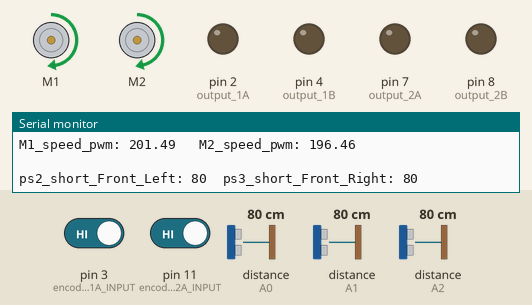
A sketch run on a simulated Arduino Uno, built with avr-gcc and run on an emulated ATmega328P. Shown: 2 × DC motor (green arrow = forward, orange = backward, longer = faster), output pins drawn as LEDs (lit = HIGH), the last lines printed to the serial monitor. The inputs (shaded band) are chosen by the test bench; at power-on: distance to the obstacle (sensors on A1, A0, A2) 80 cm, pin 3 (encoder1A_INPUT) HIGH, pin 11 (encoder2A_INPUT) HIGH. The echo pulse lasts 58.3 µs per cm.

Above: at 3.2 s.
3.3 s: distance to the obstacle (sensor on A1) set to 11 cm
6.3 s: distance to the obstacle (sensor on A1) set to 8 cm
At 6.43 s:
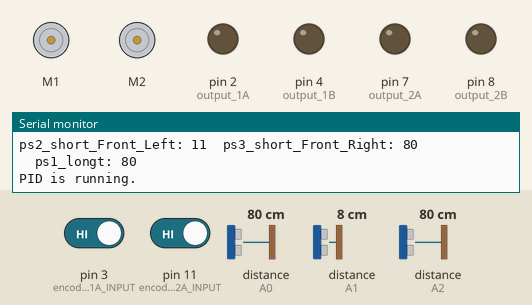
At 7.1 s:
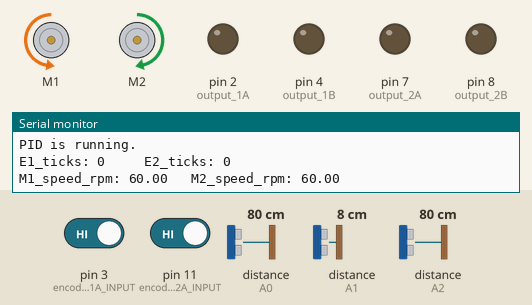
Timing chart, 0 to 9.3 s (numbered marks = the images above; inputs shaded):
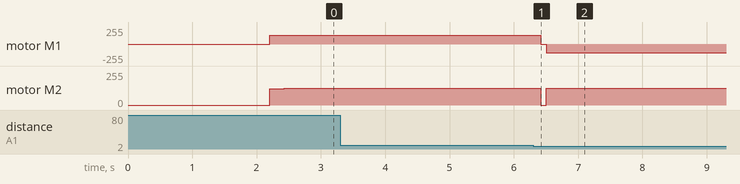

Measured:
- the behaviour switches between 10 and 9 cm on distance to the obstacle (sensor on A1) (found by bisection; images 0 and 1)
- after the input at 6.3 s, motor M1: forward 128/255 → stopped after 0.12 s, → backward 128/255 0.08 s later; motor M2: forward 124/255 → stopped after 0.12 s, → forward 124/255 0.08 s later

The sketch:

Obstacle_Avoidance.ino
```cpp
#include "DualVNH5019MotorShield.h"
#include "SharpIR.h"
#include "EnableInterrupt.h"

DualVNH5019MotorShield md;
SharpIR ps1_long(SharpIR:: GP2Y0A02YK0F, A0);
SharpIR ps2_short_Front_Left(SharpIR:: GP2Y0A21YK0F, A1);
SharpIR ps3_short_Front_Right(SharpIR:: GP2Y0A21YK0F, A2);
SharpIR ps4_short_Right(SharpIR:: GP2Y0A21YK0F, A3);

/*
 * This code is meant to complete checklist A.6
 * Amended from "Straight Line" and intergrating "Rotation" & "Sensor return distance".
 */

//Motor 1
#define encoder1A_INPUT 3
#define encoder1B_INPUT 5
#define output_1A 2
#define output_1B 4
#define enable_M1 6
#define pwm_M1_INPUT 9

//Motor 2
#define encoder2A_INPUT 11
#define encoder2B_INPUT 13
#define output_2A 7
#define output_2B 8
#define enable_M2 12
#define pwm_M2_INPUT 10

/*-----Ticks Variable-----*/
volatile long E1_ticks = 0;
volatile long E2_ticks = 0;

/*-----Check Ticks Variables-----*/
double E1_ticks_moved = 0;
double E2_ticks_moved = 0;
double ticks_to_move = 0;

/*-----Motor Speed Variables-----*/
double M1_speed_pwm = 0;
double M2_speed_pwm = 0;
double inverted_M1_speed_pwm = 0;
double inverted_M2_speed_pwm = 0;

/*-----PID Variables-----*/
double E1_rpm = 0;
double E2_rpm = 0;
double M1_setpoint_rpm = 40;
double M2_setpoint_rpm = 40;
double E1_error_rpm = 0;
double E2_error_rpm = 0;
double E1_prev_error_rpm = 0;
double E2_prev_error_rpm = 0;
double E1_sum_error_rpm = 0;
double E2_sum_error_rpm = 0;
double M1_speed_rpm = 0;
double M2_speed_rpm = 0;

double KP1 = 1.525;
double KD1 = 0.67;
double KI1 = 1.37;
double KP2 = 1.475;
double KD2 = 0.38;
double KI2 = 0.8;

/*-----Flags-----*/
bool justStarted_flag = true;
int currentdirection = 0;
unsigned long startTime = 0;

void setup()
{
  Serial.begin(9600);
  md.init();


  //Motor 1
  digitalWrite(enable_M1, HIGH);

  pinMode(output_1A, OUTPUT);
  pinMode(output_1B, OUTPUT);

  pinMode(encoder1A_INPUT, INPUT);
  pinMode(encoder1B_INPUT, INPUT);
  pulseIn(encoder1A_INPUT, HIGH);


  //Motor 2
  digitalWrite(enable_M2, HIGH);

  pinMode(output_2A, OUTPUT);
  pinMode(output_2B, OUTPUT);

  pinMode(encoder2A_INPUT, INPUT);
  pinMode(encoder2B_INPUT, INPUT);
  pulseIn(encoder2A_INPUT, HIGH);

  //Interrupts
  enableInterrupt(encoder1A_INPUT, E1_ticks_increment, RISING);
  enableInterrupt(encoder2A_INPUT, E2_ticks_increment, RISING);
}

void loop ()
{
  forward();
  delay(1000);
}

void forward(){
  int ticks_to_move = 0;
  E1_ticks = 0;
  E2_ticks = 0;
  E1_ticks_moved = 0;
  E2_ticks_moved = 0;
  while(1){
    front_Calibrate();
    delay(1000);
    //total delay in this loop should be 1 second, since the PID feedback is at its most accurate when PIDController is called every 1 second.
  }
}

void front_Calibrate(){

  Serial.println("Front Calibrating");

  while(ps2_short_Front_Left.getDistance() != 10 || ps3_short_Front_Right.getDistance() != 10){

    print_Distance();

    //No obstacle straight in front
    if(ps2_short_Front_Left.getDistance() > 10 && ps3_short_Front_Right.getDistance() > 10){
     PIDController(1);
    }
    //Wide obstacle straight in front
    else if(ps2_short_Front_Left.getDistance() < 10 && ps3_short_Front_Right.getDistance() < 10){
      md.setSpeeds(-100, -100);
    }
    //Incoming obstacle on the left
    else if(ps2_short_Front_Left.getDistance() < 10 && ps3_short_Front_Right.getDistance() > 10){
       md.setBrakes(400, 400);
       right(75);
    }
    //Incoming obstacle on the right
    else if(ps2_short_Front_Left.getDistance() > 10 && ps3_short_Front_Right.getDistance() < 10){
       md.setBrakes(400, 400);
       left(75);
    }
  }
  md.setBrakes(400, 400);
  delay(100);
}


void right(int degree_to_move){

  //Travel distance variables in Ticks
  int ticks_to_move = 0;
  E1_ticks = 0;
  E2_ticks = 0;
  E1_ticks_moved = 0;
  E2_ticks_moved = 0;

  if (degree_to_move == 90){
    ticks_to_move = 450;
  }
  if (degree_to_move == 75){
    ticks_to_move = 375;
  }

  while(1){
    if(E1_ticks_moved > ticks_to_move || E2_ticks_moved > ticks_to_move){
      md.setBrakes(-400, 400);
      delay(100);
      md.setBrakes(0, 0);
      break;
    }
    PIDController(4);
  }
}

void left(int degree_to_move){
  int ticks_to_move = 0;
  E1_ticks = 0;
  E2_ticks = 0;
  E1_ticks_moved = 0;
  E2_ticks_moved = 0;

  if (degree_to_move == 90){
    ticks_to_move = 450;
  }
  if (degree_to_move == 75){
    ticks_to_move = 375;
  }

  while(1){
    if(E1_ticks_moved > ticks_to_move || E2_ticks_moved > ticks_to_move){
      md.setBrakes(400, -400);
      delay(100);
      md.setBrakes(0, 0);
      break;
    }
    PIDController(3);
  }
}

/*-----PID-----*/
//https://projects.raspberrypi.org/en/projects/robotPID/5
void PIDController(int directionflag)
{
  //Debug log to check if PID is running.
  Serial.println("");
  Serial.println("PID is running.");

  //Debug log to see ticks generated.
  print_ticks();

  //Get Period and Debug log to see period.
  double period = (double)(millis()-startTime)/1000;
  //Serial.print("Sampling interval: ");
  //Serial.println(period);

  /*-----Convert Ticks to RPM-----*/
  E1_rpm = (((double)E1_ticks/562.25)/period)*60;
  E2_rpm = (((double)E2_ticks/562.25)/period)*60;

  //Debug log to see RPM converted from Ticks from Encoders.
  //print_converted_RPM();


  /*-----PID Calculation using RPM-----*/
  E1_error_rpm = M1_setpoint_rpm - E1_rpm;
  E2_error_rpm = M2_setpoint_rpm - E2_rpm;
  //print_errors();

  M1_speed_rpm += (E1_error_rpm * KP1) + (E1_prev_error_rpm * KD1);// + (E1_sum_error_rpm * KI1);
  M2_speed_rpm += (E2_error_rpm * KP2) + (E2_prev_error_rpm * KD2);// + (E2_sum_error_rpm * KI2);
  //Motor 1 usually goes faster than Motor 2.

  /*-----Limit-----*/
  M1_speed_rpm = max(min(60, M1_speed_rpm), 0);
  M2_speed_rpm = max(min(60, M2_speed_rpm), 0);

  //Debug log to see RPM calculated from PID.
  print_feedback_RPM();


  /*-----Convert RPM to PWM-----*/
  M1_speed_pwm = rpmToPWM_1(M1_speed_rpm);
  M2_speed_pwm = rpmToPWM_2(M2_speed_rpm);
  inverted_M1_speed_pwm = -M1_speed_pwm;
  inverted_M2_speed_pwm = -M2_speed_pwm;

  //Debug log to see PWM converted from RPM calulated from PID.
  print_converted_PWM();


  /*-----Setting Motor Speed using PWM-----*/
  //Motor 1 is right motor, Motor 2 is left motor.
  //forward
  if (directionflag == 1){
    md.setSpeeds(M1_speed_pwm, M2_speed_pwm);
    //Serial.println("direction: FORWARD");
  }
  //backward
  else if(directionflag == 2){
    md.setSpeeds(inverted_M1_speed_pwm, inverted_M2_speed_pwm);
    //Serial.println("direction: BACKWARD");
  }
  //left
  else if(directionflag == 3){
    md.setSpeeds(M1_speed_pwm, inverted_M2_speed_pwm);
    //Serial.println("direction: LEFT");
  }
  //right
  else if(directionflag == 4){
    md.setSpeeds(inverted_M1_speed_pwm, M2_speed_pwm);
    //Serial.println("direction: RIGHT");
  }


  E1_ticks_moved += E1_ticks;
  E2_ticks_moved += E2_ticks;


  /*-----Reset-----*/
  E1_ticks = 0;
  E2_ticks = 0;
  startTime = millis();

  /*-----Update-----*/
  E1_prev_error_rpm = E1_error_rpm;
  E2_prev_error_rpm = E2_error_rpm;

  E1_sum_error_rpm += E1_error_rpm;
  E2_sum_error_rpm += E2_error_rpm;
}


void E1_ticks_increment()
{
  E1_ticks ++;
}

void E2_ticks_increment()
{
  E2_ticks ++;
}

double rpmToPWM_1(double RPM){
  double pwmMotor1 = 2.7037*RPM + 39.27;
  return pwmMotor1;
}

double rpmToPWM_2(double RPM){
  double pwmMotor2 = 2.7037*RPM + 34.236;
  return pwmMotor2;
}


/*-----Serial Prints-----*/
void print_converted_RPM(){
  //Serial.println("");
  //Serial.print("E1_rpm: ");
  Serial.print(E1_rpm);
  Serial.print(" ");
  //Serial.print("   E2_rpm: ");
  Serial.println(E2_rpm);
}

void print_ticks(){
  Serial.println("");
  Serial.print("E1_ticks: ");
  Serial.print(E1_ticks);
  Serial.print("     E2_ticks: ");
  Serial.println(E2_ticks);
}

void print_feedback_RPM(){
  Serial.println("");
  Serial.print("M1_speed_rpm: ");
  Serial.print(M1_speed_rpm);
  Serial.print("   M2_speed_rpm: ");
  Serial.println(M2_speed_rpm);
}

void print_converted_PWM(){
  Serial.println("");
  Serial.print("M1_speed_pwm: ");
  Serial.print(M1_speed_pwm);
  Serial.print("   M2_speed_pwm: ");
  Serial.println(M2_speed_pwm);
}

void print_errors(){
  Serial.println("");
  Serial.print("E1_error_rpm: ");
  Serial.print(E1_error_rpm);
  Serial.print("   E2_error_rpm: ");
  Serial.println(E2_error_rpm);
}

void print_Distance(){
  Serial.println(" ");
  Serial.print("ps2_short_Front_Left: ");
  Serial.print(ps2_short_Front_Left.getDistance());
  Serial.print("  ps3_short_Front_Right: ");
  Serial.println(ps3_short_Front_Right.getDistance());
  Serial.print("  ps1_longt: ");
  Serial.println(ps1_long.getDistance());
}
```
